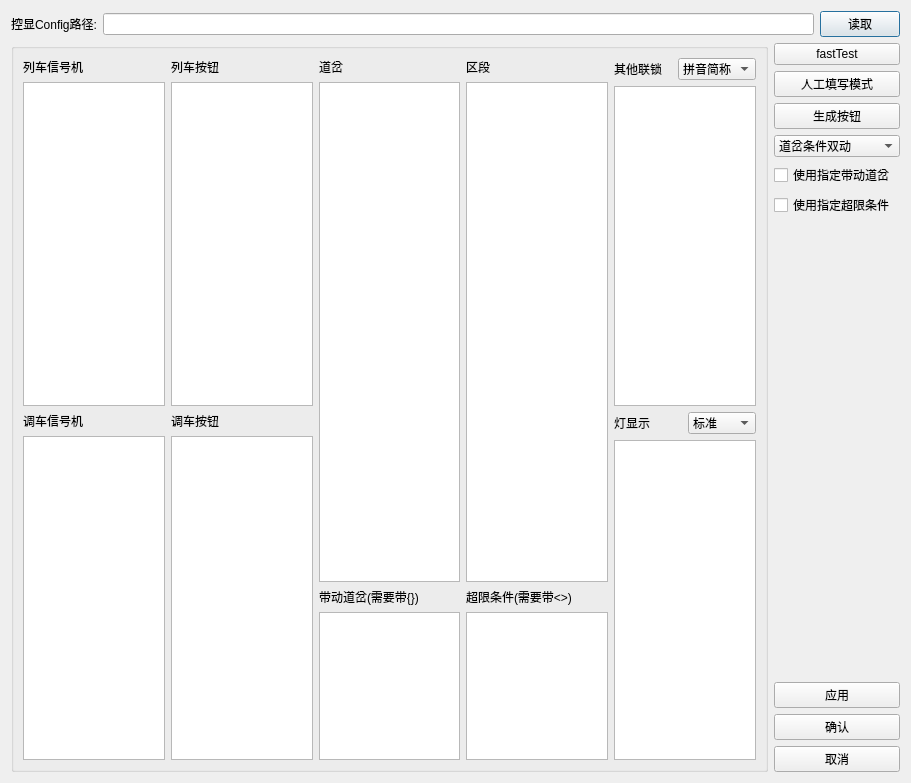
<?xml version="1.0" encoding="UTF-8"?>
<ui version="4.0">
 <class>DictionaryDialog</class>
 <widget class="QDialog" name="DictionaryDialog">
  <property name="geometry">
   <rect>
    <x>0</x>
    <y>0</y>
    <width>911</width>
    <height>783</height>
   </rect>
  </property>
  <property name="windowTitle">
   <string>字典设置</string>
  </property>
  <layout class="QVBoxLayout" name="verticalLayout_5">
   <item>
    <layout class="QVBoxLayout" name="verticalLayout_Readbox">
     <property name="sizeConstraint">
      <enum>QLayout::SetMaximumSize</enum>
     </property>
     <item>
      <spacer name="verticalSpacer">
       <property name="orientation">
        <enum>Qt::Vertical</enum>
       </property>
       <property name="sizeType">
        <enum>QSizePolicy::Maximum</enum>
       </property>
       <property name="sizeHint" stdset="0">
        <size>
         <width>20</width>
         <height>20</height>
        </size>
       </property>
      </spacer>
     </item>
     <item>
      <layout class="QHBoxLayout" name="horizontalLayout">
       <item>
        <widget class="QLabel" name="label_Kx">
         <property name="text">
          <string>控显Config路径:</string>
         </property>
        </widget>
       </item>
       <item>
        <widget class="QLineEdit" name="lineEdit_ConfigPath"/>
       </item>
       <item>
        <widget class="QPushButton" name="pushButton_Read">
         <property name="text">
          <string>读取</string>
         </property>
        </widget>
       </item>
      </layout>
     </item>
     <item>
      <spacer name="verticalSpacer_2">
       <property name="orientation">
        <enum>Qt::Vertical</enum>
       </property>
       <property name="sizeType">
        <enum>QSizePolicy::Maximum</enum>
       </property>
       <property name="sizeHint" stdset="0">
        <size>
         <width>20</width>
         <height>20</height>
        </size>
       </property>
      </spacer>
     </item>
    </layout>
   </item>
   <item>
    <layout class="QHBoxLayout" name="horizontalLayout_3">
     <item>
      <widget class="QGroupBox" name="groupBox">
       <property name="alignment">
        <set>Qt::AlignCenter</set>
       </property>
       <layout class="QHBoxLayout" name="horizontalLayout_2">
        <item>
         <layout class="QVBoxLayout" name="verticalLayout">
          <item>
           <widget class="QLabel" name="label_2">
            <property name="text">
             <string>列车信号机</string>
            </property>
           </widget>
          </item>
          <item>
           <widget class="QTextEdit" name="textEdit_TrainSingal"/>
          </item>
          <item>
           <widget class="QLabel" name="label">
            <property name="text">
             <string>调车信号机</string>
            </property>
           </widget>
          </item>
          <item>
           <widget class="QTextEdit" name="textEdit_ShuntingSingal"/>
          </item>
         </layout>
        </item>
        <item>
         <layout class="QVBoxLayout" name="verticalLayout_4">
          <item>
           <widget class="QLabel" name="label_5">
            <property name="text">
             <string>列车按钮</string>
            </property>
           </widget>
          </item>
          <item>
           <widget class="QTextEdit" name="textEdit_TrainButton"/>
          </item>
          <item>
           <widget class="QLabel" name="label_6">
            <property name="text">
             <string>调车按钮</string>
            </property>
           </widget>
          </item>
          <item>
           <widget class="QTextEdit" name="textEdit_ShuntingButton"/>
          </item>
         </layout>
        </item>
        <item>
         <layout class="QVBoxLayout" name="verticalLayout_2">
          <item>
           <widget class="QLabel" name="label_3">
            <property name="text">
             <string>道岔</string>
            </property>
           </widget>
          </item>
          <item>
           <widget class="QTextEdit" name="textEdit_TrunOut">
            <property name="minimumSize">
             <size>
              <width>0</width>
              <height>500</height>
             </size>
            </property>
           </widget>
          </item>
          <item>
           <widget class="QLabel" name="label_9">
            <property name="text">
             <string>带动道岔(需要带{})</string>
            </property>
           </widget>
          </item>
          <item>
           <widget class="QTextEdit" name="textEdit_SpSwitch"/>
          </item>
         </layout>
        </item>
        <item>
         <layout class="QVBoxLayout" name="verticalLayout_3">
          <item>
           <widget class="QLabel" name="label_4">
            <property name="text">
             <string>区段</string>
            </property>
           </widget>
          </item>
          <item>
           <widget class="QTextEdit" name="textEdit_Track">
            <property name="minimumSize">
             <size>
              <width>0</width>
              <height>500</height>
             </size>
            </property>
           </widget>
          </item>
          <item>
           <widget class="QLabel" name="label_10">
            <property name="text">
             <string>超限条件(需要带&lt;&gt;)</string>
            </property>
           </widget>
          </item>
          <item>
           <widget class="QTextEdit" name="textEdit_SpSection"/>
          </item>
         </layout>
        </item>
        <item>
         <layout class="QVBoxLayout" name="verticalLayout_7">
          <item>
           <layout class="QHBoxLayout" name="horizontalLayout_5">
            <property name="spacing">
             <number>2</number>
            </property>
            <item>
             <widget class="QLabel" name="label_8">
              <property name="text">
               <string>其他联锁</string>
              </property>
             </widget>
            </item>
            <item>
             <widget class="QComboBox" name="comboBox_OtherLockChoice">
              <item>
               <property name="text">
                <string>拼音简称</string>
               </property>
              </item>
              <item>
               <property name="text">
                <string>拼音全称</string>
               </property>
              </item>
              <item>
               <property name="text">
                <string>中文</string>
               </property>
              </item>
             </widget>
            </item>
           </layout>
          </item>
          <item>
           <widget class="QTextEdit" name="textEdit_OtherLock"/>
          </item>
          <item>
           <layout class="QHBoxLayout" name="horizontalLayout_6">
            <item>
             <widget class="QLabel" name="label_7">
              <property name="text">
               <string>灯显示</string>
              </property>
             </widget>
            </item>
            <item>
             <widget class="QComboBox" name="comboBox_LightSet">
              <item>
               <property name="text">
                <string>标准</string>
               </property>
              </item>
              <item>
               <property name="text">
                <string>含中文</string>
               </property>
              </item>
             </widget>
            </item>
           </layout>
          </item>
          <item>
           <widget class="QTextEdit" name="textEdit_SingalView"/>
          </item>
         </layout>
        </item>
       </layout>
      </widget>
     </item>
     <item>
      <layout class="QVBoxLayout">
       <property name="spacing">
        <number>6</number>
       </property>
       <property name="leftMargin">
        <number>0</number>
       </property>
       <property name="topMargin">
        <number>0</number>
       </property>
       <property name="rightMargin">
        <number>0</number>
       </property>
       <property name="bottomMargin">
        <number>0</number>
       </property>
       <item>
        <widget class="QPushButton" name="Button_Test">
         <property name="text">
          <string>fastTest</string>
         </property>
        </widget>
       </item>
       <item>
        <widget class="QPushButton" name="Button_Manul">
         <property name="text">
          <string>人工填写模式</string>
         </property>
        </widget>
       </item>
       <item>
        <widget class="QPushButton" name="Button_ProductButton">
         <property name="text">
          <string>生成按钮</string>
         </property>
        </widget>
       </item>
       <item>
        <widget class="QComboBox" name="comboBox_PointSingalCondition">
         <item>
          <property name="text">
           <string>道岔条件双动</string>
          </property>
         </item>
         <item>
          <property name="text">
           <string>道岔条件单动</string>
          </property>
         </item>
         <item>
          <property name="text">
           <string>条件道岔单双混合</string>
          </property>
         </item>
        </widget>
       </item>
       <item>
        <widget class="QCheckBox" name="checkBox_useSpSwitch">
         <property name="text">
          <string>使用指定带动道岔</string>
         </property>
        </widget>
       </item>
       <item>
        <widget class="QCheckBox" name="checkBox_SpSection">
         <property name="text">
          <string>使用指定超限条件</string>
         </property>
        </widget>
       </item>
       <item>
        <spacer>
         <property name="orientation">
          <enum>Qt::Vertical</enum>
         </property>
         <property name="sizeHint" stdset="0">
          <size>
           <width>20</width>
           <height>40</height>
          </size>
         </property>
        </spacer>
       </item>
       <item>
        <widget class="QPushButton" name="Button_SaveSelf">
         <property name="text">
          <string>应用</string>
         </property>
        </widget>
       </item>
       <item>
        <widget class="QPushButton" name="Button_ok">
         <property name="text">
          <string>确认</string>
         </property>
        </widget>
       </item>
       <item>
        <widget class="QPushButton" name="Button_cancel">
         <property name="text">
          <string>取消</string>
         </property>
        </widget>
       </item>
      </layout>
     </item>
    </layout>
   </item>
  </layout>
 </widget>
 <resources/>
 <connections>
  <connection>
   <sender>Button_ok</sender>
   <signal>clicked()</signal>
   <receiver>DictionaryDialog</receiver>
   <slot>accept()</slot>
   <hints>
    <hint type="sourcelabel">
     <x>899</x>
     <y>742</y>
    </hint>
    <hint type="destinationlabel">
     <x>233</x>
     <y>29</y>
    </hint>
   </hints>
  </connection>
  <connection>
   <sender>Button_cancel</sender>
   <signal>clicked()</signal>
   <receiver>DictionaryDialog</receiver>
   <slot>reject()</slot>
   <hints>
    <hint type="sourcelabel">
     <x>899</x>
     <y>771</y>
    </hint>
    <hint type="destinationlabel">
     <x>197</x>
     <y>125</y>
    </hint>
   </hints>
  </connection>
  <connection>
   <sender>Button_ok</sender>
   <signal>clicked()</signal>
   <receiver>DictionaryDialog</receiver>
   <slot>hide()</slot>
   <hints>
    <hint type="sourcelabel">
     <x>899</x>
     <y>742</y>
    </hint>
    <hint type="destinationlabel">
     <x>391</x>
     <y>278</y>
    </hint>
   </hints>
  </connection>
  <connection>
   <sender>checkBox_useSpSwitch</sender>
   <signal>toggled(bool)</signal>
   <receiver>label_9</receiver>
   <slot>setVisible(bool)</slot>
   <hints>
    <hint type="sourcelabel">
     <x>795</x>
     <y>172</y>
    </hint>
    <hint type="destinationlabel">
     <x>458</x>
     <y>598</y>
    </hint>
   </hints>
  </connection>
  <connection>
   <sender>checkBox_SpSection</sender>
   <signal>toggled(bool)</signal>
   <receiver>label_10</receiver>
   <slot>setVisible(bool)</slot>
   <hints>
    <hint type="sourcelabel">
     <x>864</x>
     <y>195</y>
    </hint>
    <hint type="destinationlabel">
     <x>606</x>
     <y>599</y>
    </hint>
   </hints>
  </connection>
  <connection>
   <sender>checkBox_useSpSwitch</sender>
   <signal>toggled(bool)</signal>
   <receiver>textEdit_SpSwitch</receiver>
   <slot>setVisible(bool)</slot>
   <hints>
    <hint type="sourcelabel">
     <x>815</x>
     <y>174</y>
    </hint>
    <hint type="destinationlabel">
     <x>437</x>
     <y>661</y>
    </hint>
   </hints>
  </connection>
  <connection>
   <sender>checkBox_SpSection</sender>
   <signal>toggled(bool)</signal>
   <receiver>textEdit_SpSection</receiver>
   <slot>setVisible(bool)</slot>
   <hints>
    <hint type="sourcelabel">
     <x>820</x>
     <y>196</y>
    </hint>
    <hint type="destinationlabel">
     <x>547</x>
     <y>678</y>
    </hint>
   </hints>
  </connection>
 </connections>
</ui>
